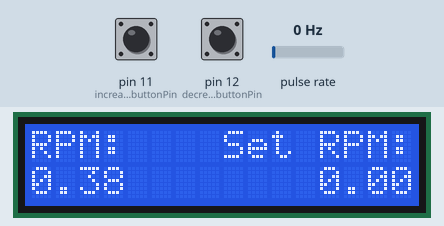
This sketch was run on a simulated Arduino Uno, built with avr-gcc and run on an emulated ATmega328P. On the bench: 16×2 character LCD. Wiring (inferred from the names in the program): pulse sensor: data pin 2. Inputs (shaded band) come from the test bench; at power-on: pulse rate 0 Hz, pin 11 (increase_buttonPin) HIGH, pin 12 (decrease_buttonPin) LOW. What the sketch prints to the serial monitor is not drawn.

Above: at 1.25 s.
1.3 s: pulse rate (sensor on pin 2) set to 22 Hz
At 1.48 s:
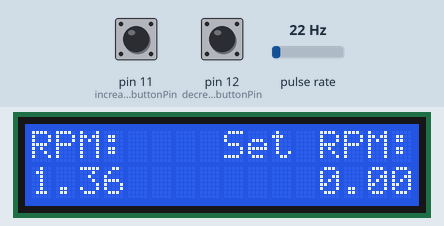
2.9 s: pin 11 (increase_buttonPin) pulled LOW for 3.2 s
At 3.0 s:
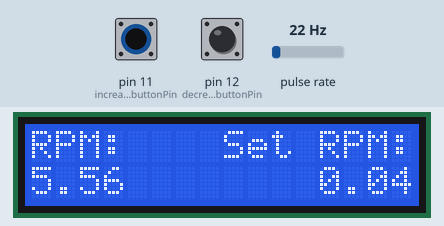
6.7 s: pin 11 (increase_buttonPin) pulled LOW for 1 s
At 6.75 s:
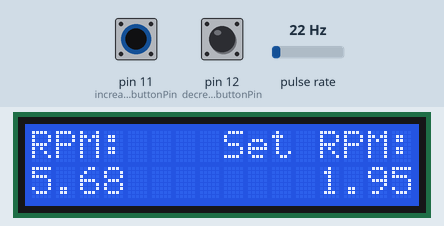
8.3 s: pin 12 (decrease_buttonPin) pulled HIGH for 0.15 s
At 8.35 s:
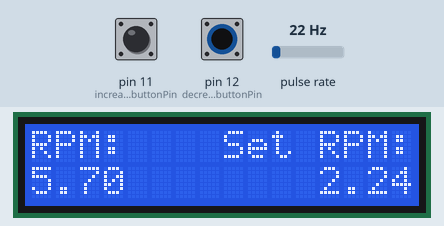
9.0 s: pin 11 (increase_buttonPin) pulled LOW for 0.15 s
At 9.04 s:
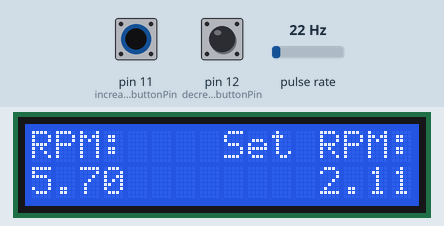
9.7 s: pin 12 (decrease_buttonPin) pulled HIGH for 1 s
At 10.67 s:
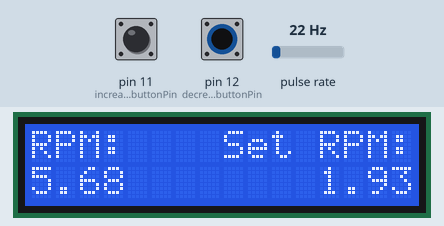

The sketch:

Speed_Control_PID.ino
```cpp
/* Rotating Tank Speed Controller
 *
 * Written by Sebastian Viasus, Summer 2015
 * Modified by Jason Goodman, Summer 2018
 * Calibration values by David Frey, summer 2019
 */

#include <math.h>
#include <Wire.h>
#include <Adafruit_LiquidCrystal.h>
#include <Adafruit_MCP4725.h>
#include <PID_v1.h>

// LCD setup: Connect via i2c, default address #0 (A0-A2 not jumpered)
Adafruit_LiquidCrystal lcd(0);

//RPM sensor interrupt pin
const int encoderPin = 2;

// RPM geometry variables
const float calibration_factor = 1.0;  // Adjust this to fine-tune RPM
const int pulses_per_revolution = 32; // How many counts for a full circle of rotation?
const float radius_of_sensorwheel = 1.9;
const float distance_from_table_center = 13.8;//distance from center on table 1&2
//const float distance_from_table_center = 13.25;//distance from center on table 3
const float pulses_per_tablerotation = pulses_per_revolution * distance_from_table_center / radius_of_sensorwheel;

// Timer variables
volatile float average_rpm = 0.0;  // Current RPM value
const float weight = 0.1;  // Weight of new data in autoregressive moving average
unsigned long delta_t;
unsigned long time = 0;
float set_rpm = 0.00; // The target value that you want the RPM to be

// Pushbutton setup
const int increase_buttonPin= 11;  // Increase Pin
const int  decrease_buttonPin= 12;  // Decrease Pin

// DAC setup
#define DAC_RESOLUTION    12
Adafruit_MCP4725 dac;

#define MAXRPM 20

uint32_t voltage = 0;  // Initial voltage
const int v_offset = 13600;  // Zero point offset for voltage control on table 1
//const int v_offset = 14000;  // Zero point offset for voltage control on table 2 // Check these!
//const int v_offset = 13500;  // Zero point offset for voltage control on table 3 // Check these!

#define BASE_STEP .02
float step = BASE_STEP;  // Buttonpress step size, RPM

// PID controller setup
double Setpoint_RPM;
double Input_RPM;
double Output_voltage;

PID myPID(&Input_RPM, &Output_voltage, &Setpoint_RPM,20,25,0,DIRECT); // Recalibrated, slow response but no overshoot
// PID myPID(&Input_RPM, &Output_voltage, &Setpoint_RPM,20,25,0,DIRECT); // Put any other calibrations here


/*-----------------------SETUP---------------------------*/


void setup() {
  // For Adafruit MCP4725A1 the address is 0x62 (default) or 0x63 (ADDR pin tied to VCC)
  // For MCP4725A0 the address is 0x60 or 0x61
  // For MCP4725A2 the address is 0x64 or 0x65
  dac.begin(0x62);
  dac.setVoltage(voltage+v_offset,false);

  Serial.begin(9600);

 //Setting up lCD
  lcd.begin(16,2);
  lcd.print("RPM:    Set RPM:");

  lcd.setCursor(0,1);
  lcd.print(average_rpm);

  // Setting up the pushbutton pins to be an input:

  pinMode(increase_buttonPin, INPUT);
  pinMode(decrease_buttonPin, INPUT);
  pinMode(2,INPUT);
  Serial.println("Arduino Started.");

  //creating interrupt
  attachInterrupt(0, calculate_time,RISING);

  //PID Setup
  // Limiting the output values
  myPID.SetOutputLimits(0,1600);
  //Turning PID On
  myPID.SetMode(AUTOMATIC);

  //Initializing PID variables we are linked to
  Setpoint_RPM = 0.;

  }

/*-----------------MAIN LOOP------------------*/

void loop() {
  //--------------------Button Configurations -----------

  if (digitalRead(increase_buttonPin) == LOW) { // Button is pushed
      Setpoint_RPM=min(Setpoint_RPM+step,MAXRPM);
      step = step * 1.02;
      Serial.println(step);
  } else if (digitalRead(decrease_buttonPin) == LOW) { // Button is pushed
    Setpoint_RPM=max(Setpoint_RPM-step,0);
    step = step * 1.02;
  } else {
    step = BASE_STEP;
  }

  Input_RPM = average_rpm;
  myPID.Compute();
  voltage = (int)Output_voltage;


  dac.setVoltage(voltage+v_offset,false);

//-----------------------------Monitoriing RPM-------------------------------------
  if( millis()-time > 2*delta_t)// If we wait a long time for an RPM update...
  {
    average_rpm = (1-weight) * average_rpm + (weight) * (60.0*1000)/((millis()-time) * pulses_per_tablerotation);
  }
  //Prints rpm
  print_rpm();
  delay(50);
// Human-readable format
    Serial.print("voltage = ");
    Serial.print(Output_voltage);
    Serial.print(", Set RPM = ");
    Serial.print(Setpoint_RPM);
    Serial.print(", True RPM = ");
    Serial.println(average_rpm);
// CSV format
/*    Serial.print(Output_voltage);
    Serial.print(",");
    Serial.print(Setpoint_RPM);
    Serial.print(",");
    Serial.println(average_rpm);*/
}


/*------------FUNCTIONS--------------------------------*/

// Function that is called every time that there is an interrupt


void calculate_time()
{

   // Calculating and storing each RPM value when an interrupt occurs
   // Making Sure you aren't recieving interrupts while calculating
  detachInterrupt(0);
  delay(1);  // debounce
  //Calculating the change in time since the sensor was last triggered
   delta_t = millis()-time;
//  Serial.print("Interrupt! ");
//  Serial.println(delta_t);
   time= millis();
  average_rpm = (1-weight) * average_rpm + (weight) * (60.0*1000)/(delta_t * pulses_per_tablerotation);

  // Continue monitoring interrupts

  attachInterrupt(0,calculate_time,RISING);

}


// Function to print the average RPM
void print_rpm()
{

      //Erasing previous info from bottom row
         lcd.setCursor(0,1);
         lcd.print("               ");

      //Update RPM displayed
         lcd.setCursor(0,1);
         lcd.print(average_rpm);
         lcd.setCursor(12,1);
         lcd.print(Setpoint_RPM);
}
```
